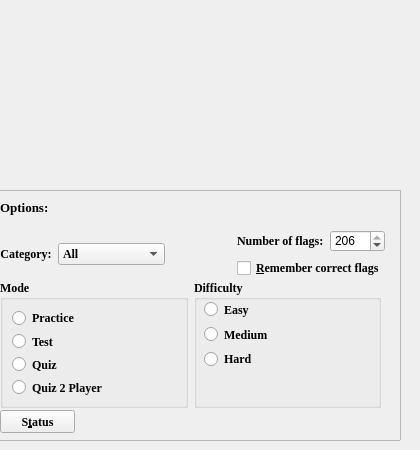
   <widget class="QWidget" name="startPage">
    <widget class="QFrame" name="optionsFrame">
     <property name="geometry">
      <rect>
       <x>-10</x>
       <y>190</y>
       <width>411</width>
       <height>251</height>
      </rect>
     </property>
     <property name="frameShape">
      <enum>QFrame::StyledPanel</enum>
     </property>
     <property name="frameShadow">
      <enum>QFrame::Raised</enum>
     </property>
     <widget class="QLabel" name="optionsLabel">
      <property name="geometry">
       <rect>
        <x>10</x>
        <y>10</y>
        <width>62</width>
        <height>16</height>
       </rect>
      </property>
      <property name="font">
       <font>
        <family>Georgia</family>
        <weight>75</weight>
        <bold>true</bold>
       </font>
      </property>
      <property name="text">
       <string>&lt;html&gt;&lt;head/&gt;&lt;body&gt;&lt;p&gt;&lt;span style=&quot; font-size:10pt;&quot;&gt;Options:&lt;/span&gt;&lt;/p&gt;&lt;/body&gt;&lt;/html&gt;</string>
      </property>
     </widget>
     <widget class="QWidget" name="layoutWidget">
      <property name="geometry">
       <rect>
        <x>10</x>
        <y>90</y>
        <width>381</width>
        <height>128</height>
       </rect>
      </property>
      <layout class="QHBoxLayout" name="horizontalLayout">
       <item>
        <widget class="QGroupBox" name="modeFrame">
         <property name="font">
          <font>
           <family>Georgia</family>
           <weight>75</weight>
           <bold>true</bold>
          </font>
         </property>
         <property name="title">
          <string>Mode</string>
         </property>
         <layout class="QVBoxLayout" name="verticalLayout_4">
          <item>
           <layout class="QVBoxLayout" name="verticalLayout_5">
            <item>
             <widget class="QRadioButton" name="radioPractice">
              <property name="font">
               <font>
                <family>Georgia</family>
                <weight>75</weight>
                <bold>true</bold>
               </font>
              </property>
              <property name="text">
               <string>Practice</string>
              </property>
             </widget>
            </item>
            <item>
             <widget class="QRadioButton" name="radioTest">
              <property name="font">
               <font>
                <family>Georgia</family>
                <weight>75</weight>
                <bold>true</bold>
               </font>
              </property>
              <property name="text">
               <string>Test</string>
              </property>
             </widget>
            </item>
            <item>
             <widget class="QRadioButton" name="radioQuiz">
              <property name="font">
               <font>
                <family>Georgia</family>
                <weight>75</weight>
                <bold>true</bold>
               </font>
              </property>
              <property name="text">
               <string>Quiz</string>
              </property>
             </widget>
            </item>
            <item>
             <widget class="QRadioButton" name="radioQuiz2P">
              <property name="font">
               <font>
                <family>Georgia</family>
                <weight>75</weight>
                <bold>true</bold>
               </font>
              </property>
              <property name="text">
               <string>Quiz 2 Player</string>
              </property>
             </widget>
            </item>
           </layout>
          </item>
         </layout>
        </widget>
       </item>
       <item>
        <widget class="QGroupBox" name="difficultyFrame">
         <property name="font">
          <font>
           <family>Georgia</family>
           <weight>75</weight>
           <bold>true</bold>
          </font>
         </property>
         <property name="title">
          <string>Difficulty</string>
         </property>
         <widget class="QWidget" name="verticalLayoutWidget_3">
          <property name="geometry">
           <rect>
            <x>10</x>
            <y>20</y>
            <width>111</width>
            <height>68</height>
           </rect>
          </property>
          <layout class="QVBoxLayout" name="optRadioLayout">
           <item>
            <widget class="QRadioButton" name="radioEasy">
             <property name="font">
              <font>
               <family>Georgia</family>
               <weight>75</weight>
               <bold>true</bold>
              </font>
             </property>
             <property name="text">
              <string>Easy</string>
             </property>
             <attribute name="buttonGroup">
              <string notr="true">difficultyButtonGroup</string>
             </attribute>
            </widget>
           </item>
           <item>
            <widget class="QRadioButton" name="radioMedium">
             <property name="font">
              <font>
               <family>Georgia</family>
               <weight>75</weight>
               <bold>true</bold>
              </font>
             </property>
             <property name="text">
              <string>Medium</string>
             </property>
             <attribute name="buttonGroup">
              <string notr="true">difficultyButtonGroup</string>
             </attribute>
            </widget>
           </item>
           <item>
            <widget class="QRadioButton" name="radioHard">
             <property name="font">
              <font>
               <family>Georgia</family>
               <weight>75</weight>
               <bold>true</bold>
              </font>
             </property>
             <property name="text">
              <string>Hard</string>
             </property>
             <attribute name="buttonGroup">
              <string notr="true">difficultyButtonGroup</string>
             </attribute>
            </widget>
           </item>
          </layout>
         </widget>
        </widget>
       </item>
      </layout>
     </widget>
     <widget class="QWidget" name="layoutWidget">
      <property name="geometry">
       <rect>
        <x>10</x>
        <y>40</y>
        <width>385</width>
        <height>48</height>
       </rect>
      </property>
      <layout class="QHBoxLayout" name="horizontalLayout_2">
       <item>
        <widget class="QLabel" name="descrLabel">
         <property name="font">
          <font>
           <family>Georgia</family>
           <weight>75</weight>
           <bold>true</bold>
          </font>
         </property>
         <property name="text">
          <string>&lt;html&gt;&lt;head/&gt;&lt;body&gt;&lt;p align=&quot;center&quot;&gt;Category:&lt;/p&gt;&lt;/body&gt;&lt;/html&gt;</string>
         </property>
        </widget>
       </item>
       <item>
        <widget class="QComboBox" name="filterCombo">
         <property name="font">
          <font>
           <family>Georgia</family>
           <weight>75</weight>
           <bold>true</bold>
          </font>
         </property>
         <item>
          <property name="text">
           <string>All</string>
          </property>
         </item>
         <item>
          <property name="text">
           <string>UN</string>
          </property>
         </item>
         <item>
          <property name="text">
           <string>Easy</string>
          </property>
         </item>
         <item>
          <property name="text">
           <string>Medium</string>
          </property>
         </item>
         <item>
          <property name="text">
           <string>Hard</string>
          </property>
         </item>
         <item>
          <property name="text">
           <string>Africa</string>
          </property>
         </item>
         <item>
          <property name="text">
           <string>Asia</string>
          </property>
         </item>
         <item>
          <property name="text">
           <string>Europe</string>
          </property>
         </item>
         <item>
          <property name="text">
           <string>North America</string>
          </property>
         </item>
         <item>
          <property name="text">
           <string>Oceania</string>
          </property>
         </item>
         <item>
          <property name="text">
           <string>South America</string>
          </property>
         </item>
        </widget>
       </item>
       <item>
        <spacer name="horizontalSpacer_2">
         <property name="orientation">
          <enum>Qt::Horizontal</enum>
         </property>
         <property name="sizeHint" stdset="0">
          <size>
           <width>40</width>
           <height>20</height>
          </size>
         </property>
        </spacer>
       </item>
       <item>
        <layout class="QVBoxLayout" name="verticalLayout">
         <item>
          <layout class="QHBoxLayout" name="horizontalLayout_3">
           <item>
            <widget class="QLabel" name="descrLabel_3">
             <property name="font">
              <font>
               <family>Georgia</family>
               <weight>75</weight>
               <bold>true</bold>
              </font>
             </property>
             <property name="text">
              <string>&lt;html&gt;&lt;head/&gt;&lt;body&gt;&lt;p&gt;Number of flags:&lt;/p&gt;&lt;/body&gt;&lt;/html&gt;</string>
             </property>
            </widget>
           </item>
           <item>
            <widget class="QSpinBox" name="spinBox">
             <property name="sizePolicy">
              <sizepolicy hsizetype="Minimum" vsizetype="Fixed">
               <horstretch>0</horstretch>
               <verstretch>0</verstretch>
              </sizepolicy>
             </property>
             <property name="minimum">
              <number>1</number>
             </property>
             <property name="maximum">
              <number>206</number>
             </property>
             <property name="value">
              <number>206</number>
             </property>
             <property name="displayIntegerBase">
              <number>10</number>
             </property>
            </widget>
           </item>
          </layout>
         </item>
         <item>
          <widget class="QCheckBox" name="correctFlagsCB">
           <property name="font">
            <font>
             <family>Georgia</family>
             <weight>75</weight>
             <bold>true</bold>
            </font>
           </property>
           <property name="text">
            <string>&amp;Remember correct flags</string>
           </property>
          </widget>
         </item>
        </layout>
       </item>
      </layout>
     </widget>
     <widget class="QPushButton" name="statusButton">
      <property name="geometry">
       <rect>
        <x>10</x>
        <y>220</y>
        <width>75</width>
        <height>23</height>
       </rect>
      </property>
      <property name="font">
       <font>
        <family>Georgia</family>
        <weight>75</weight>
        <bold>true</bold>
       </font>
      </property>
      <property name="text">
       <string>S&amp;tatus</string>
      </property>
     </widget>
    </widget>
    <widget class="QLabel" name="startIcon">
     <property name="geometry">
      <rect>
       <x>150</x>
       <y>10</y>
       <width>200</width>
       <height>200</height>
      </rect>
     </property>
     <property name="text">
      <string/>
     </property>
    </widget>
   </widget>
